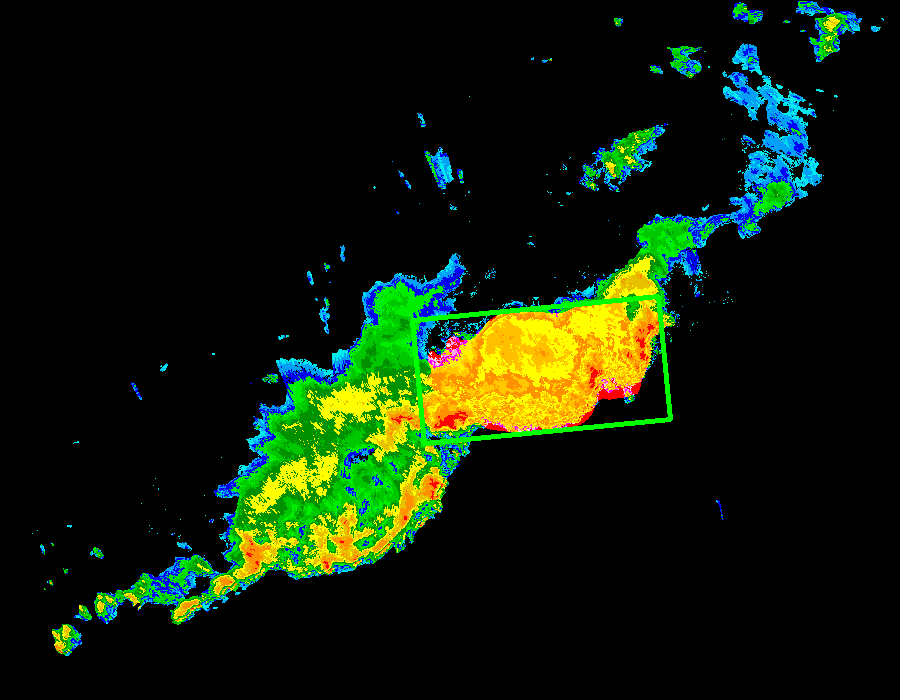
#> input picture my_unet/1.png, 900 x 700 px
$ python sift.py
#> lines starting #> are read from the running program, lines starting #| are printed output that depends on the picture
import cv2 as cv

x = cv.imread("1.png")
#> x is the input picture: shape (700, 900, 3); mean B, G, R 9, 28.5, 15.3
print(x)
#> (printed output is left out)
print(x.shape)
#| (700, 900, 3)
w,h,_ = x.shape
#> w = 700; h = 900
for i in range(w):
    for j in range(h):
        if x[i][j][0]==0 and x[i][j][1]==0 and x[i][j][2]==0:
            x[i][j] = [255,255,255]
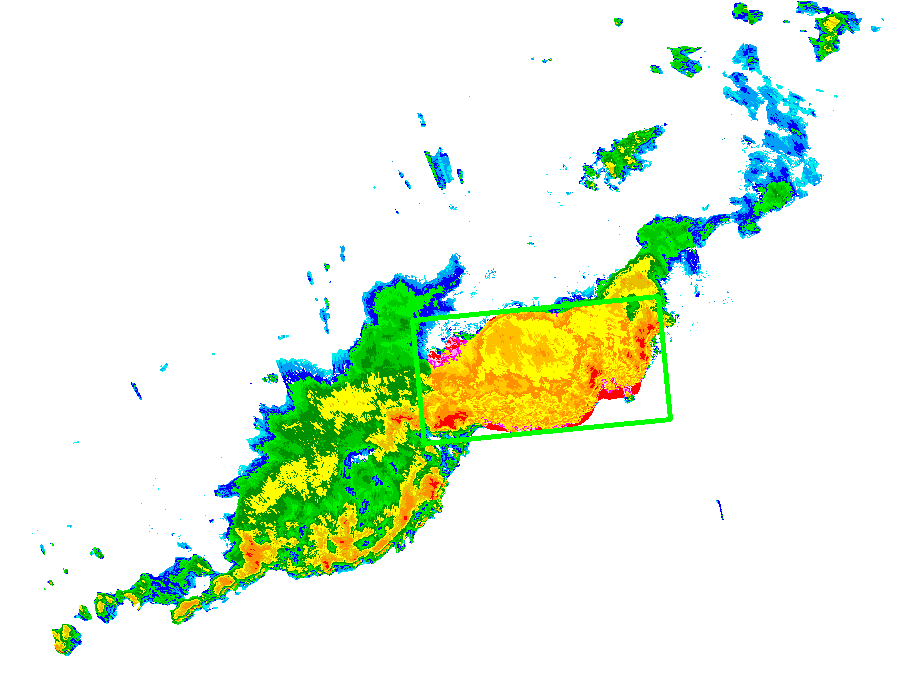
#> x: shape (700, 900, 3); mean B, G, R 223.7, 243.2, 230

cv.imwrite("x.png",x)
